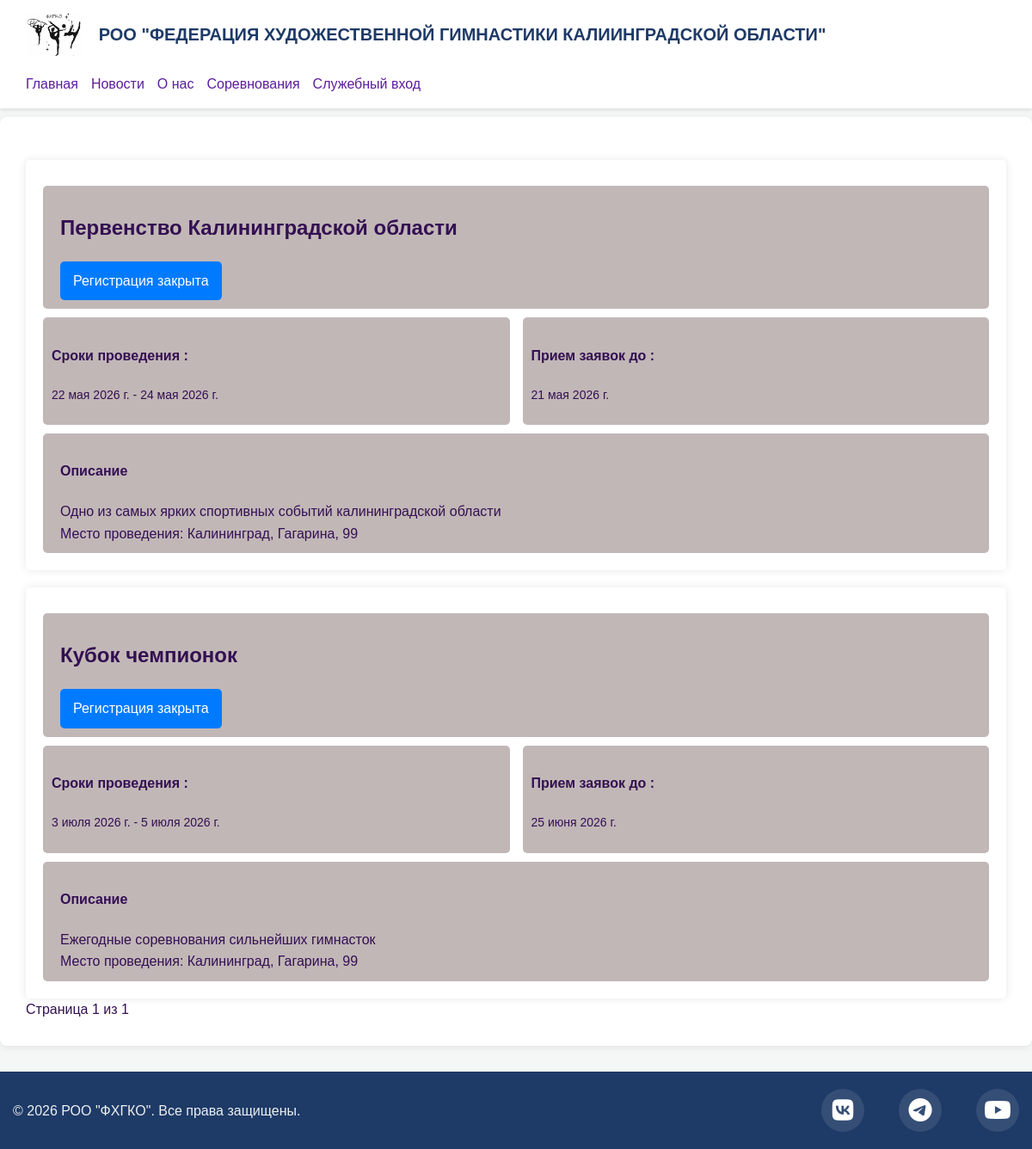
/starts/, run on the app's committed database.
### irina_app/models.py (models this page shows, shortened)
class Starts(models.Model):
    author = models.ForeignKey(User, on_delete=models.CASCADE, related_name="autored_starts")
    name =  models.CharField(max_length=200, verbose_name="Название")
    event_date = models.DateField(verbose_name="Дата начала")
    end_date = models.DateField(verbose_name="Дата окончания")
    registration_end_date = models.DateField(verbose_name="Дата окончания регистрации")
    description =  models.CharField(max_length=200, verbose_name="Описание")
    city = models.CharField(max_length=100, verbose_name="Город")
    street = models.CharField(max_length=100, verbose_name="Улица")
    def __str__(self) -> str:
            return f"{self.name}, {self.event_date}"
    def is_registration_open(self):
        return timezone.now().date() <= self.registration_end_date
    class Meta:
        verbose_name = "Соревнование"
        verbose_name_plural = "Соревнования"
        ordering = ['event_date', 'registration_end_date']

### irina_app/views.py (the view)
# urls.py: re_path(r'starts/', irina_app.views.starts, name="all_starts"),
def starts(request):
    all_starts = Starts.objects.all()
    print("Все соревнования:", all_starts)
    print("Количество:", all_starts.count())
    page_number = request.GET.get('page_number')
    paginator = Paginator(all_starts, 10)
    page_obj = paginator.get_page(page_number)
    return render(request, "irina_app/templates/starts.html", {'page_obj': page_obj})

### irina_app/templates/irina_app/templates/starts.html (shortened to what this page needs)
{% extends "irina_app/templates/base.html" %}
{% load static %}
{% block css_block %}
    <link rel="stylesheet" href="{% static 'irina_app/static/css/base.css' %}">
    <link rel="stylesheet" href="{% static 'irina_app/static/css/starts.css' %}">
{% endblock %}
{% block main_block %}
<div id="all_starts_container">
    {% for start in page_obj %}
        <div class="start_container">
            <div class="start_info">
                <h2>{{start.name}}</h2>
                {% if start.id and start.is_registration_open %}
                    <a href="{% url 'registration' start_id=start.id %}" class="button">Регистрация открыта</a>
                {% elif start.id and not start.is_registration_open %}
                    <a href="#" class="button disabled">Регистрация закрыта</a>
                {% else %}
                    <span class="error">Ошибка: ID соревнования не найден</span>
                {% endif %}
            </div>
            <div class="start_details">
                <div>
                    <h4>Сроки проведения :</h4> <p>{{start.event_date}} - {{start.end_date}}</p>
                </div>
                <div>
                    <h4>Прием заявок до : </h4> <p>{{start.registration_end_date}}</p>
                </div>
            </div>
            <div class="start_date">
                <h4>Описание</h4>
                <span>{{start.description}}</span><br>
                <span>Место проведения: {{start.city}}, {{start.street}}</span>
            </div>
        </div>
    {% empty %}
        <p>Нет доступных соревнований</p>
    {% endfor %}
    <div id="pagination" class="pagination">
        <span class="current">Страница {{ page_obj.number }} из {{ page_obj.paginator.num_pages }}</span>
    </div>
</div>
{% endblock %}

### irina_app/templates/irina_app/templates/base.html (shortened to what this page needs)
<!DOCTYPE html>
{% load static %}
<html lang="ru">
<head>
    <link rel="stylesheet" href="{% static 'irina_app/static/css/base.css' %}">
    <link rel="stylesheet" href="https://cdnjs.cloudflare.com/ajax/libs/font-awesome/6.5.1/css/all.min.css">
    {% block css_block %}{% endblock %}
</head>
<body>
    <header>
        <div>
            <img src="{% static 'irina_app/static/img/logo.jpg' %}" alt="Логотип" style="height: 50px; vertical-align: middle;">
            <span style="font-size: 20px; margin-left: 10px;">РОО "ФЕДЕРАЦИЯ ХУДОЖЕСТВЕННОЙ ГИМНАСТИКИ КАЛИИНГРАДСКОЙ ОБЛАСТИ"</span>
        </div>
        <nav id="main_menu">
            <a href="{%url 'index'%}">Главная</a>
            <a href="{%url 'news_list'%}">Новости</a>
            <a href="{%url 'info'%}">О нас</a>
            <a href="{%url 'all_starts'%}">Соревнования</a>
            {% if user.is_authenticated %}
                {% if user.is_superuser %}
                    <a href="{% url 'admin_panel' %}">Админ-панель</a>
                    <a href="{% url 'user_logout' %}">Выйти ({{ user.username }})</a>
                {% else %}
                    <a href="{% url 'user_login' %}">Служебный вход</a>
                {% endif %}
            {% else %}
                <a href="{% url 'user_login' %}">Служебный вход</a>
            {% endif %}
        </nav>
    </header>
    <main>{% block main_block %}{% endblock %}</main>
    <footer>
        <div class="footer-container">
            <div class="footer-copyright">
                <p>© 2026 РОО "ФХГКО". Все права защищены.</p>
            </div>
            <div class="footer-social">
                <a href="https://vk.com/your_page" target="_blank" class="social-icon vk" aria-label="ВКонтакте">
                    <i class="fab fa-vk"></i>
                </a>
                <a href="https://t.me/your_channel" target="_blank" class="social-icon telegram" aria-label="Telegram">
                    <i class="fab fa-telegram-plane"></i>
                </a>
                <a href="https://www.youtube.com/c/your_channel" target="_blank" class="social-icon youtube" aria-label="YouTube">
                    <i class="fab fa-youtube"></i>
                </a>
            </div>
        </div>
    </footer>
</body>
</html>

### irina_app/static/irina_app/static/css/base.css (style rules this page uses)
body { font-family: 'Arial', sans-serif; margin: 0; padding: 0; background-color: #f4f7f6; color: #331052; line-height: 1.6; }
header { background-color: #ffffff; padding: 15px 30px; box-shadow: 0 2px 4px rgba(0, 0, 0, 0.1); display: flex; flex-wrap: wrap; justify-content: space-between; align-items: center; gap: 20px; }
header div { display: flex; align-items: center; flex-shrink: 0; }
header img { height: 50px; vertical-align: middle; margin-right: 10px; }
header span { font-size: 22px; font-weight: bold; color: #1e3a67; }
#main_menu { display: flex; flex-wrap: wrap; justify-content: center; gap: 15px; }
#main_menu a { text-decoration: none; color: #5b1c9f; font-size: 16px; transition: color 0.3s ease; white-space: nowrap; }
main { padding: 30px; max-width: 1920px; min-height: 55vh; margin: 10px auto; background-color: #ffffff; border-radius: 8px; box-shadow: 0 2px 8px rgba(0, 0, 0, 0.08); }
footer { background-color: #1e3a67; color: #fff; margin-top: 30px; padding: 20px 15px; }
.footer-container { max-width: 1400px; margin: 0 auto; display: flex; justify-content: space-between; align-items: center; flex-wrap: nowrap; gap: 40px; }
.footer-copyright { flex-shrink: 0; }
.footer-copyright p { margin: 0; font-size: 16px; color: #ecf0f1; white-space: nowrap; }
.footer-social { display: flex; gap: 40px; align-items: center; flex-shrink: 0; }
.social-icon { display: flex; align-items: center; justify-content: center; width: 50px; height: 50px; border-radius: 50%; background-color: rgba(255, 255, 255, 0.1); color: white; text-decoration: none; font-size: 28px; transition: all 0.3s ease; }
.footer-social .social-icon { animation: fadeInUp 0.4s ease forwards; opacity: 0; }
.footer-social .social-icon:nth-child(1) { animation-delay: 0.1s; }
.footer-social .social-icon:nth-child(2) { animation-delay: 0.2s; }
.footer-social .social-icon:nth-child(3) { animation-delay: 0.3s; }

### irina_app/static/irina_app/static/css/starts.css (style rules this page uses)
.start_container { background: #fff; padding: 20px; border-radius: 5px; box-shadow: 0 0 10px rgba(0, 0, 0, 0.1); margin-top: 20px; }
.button { display: inline-block; padding: 10px 15px; background: #007BFF; color: #fff; text-decoration: none; border-radius: 5px; margin-right: 50px; }
.start_info { padding: 10px 20px; align-items: center; margin-top: 10px; }
.start_details { display: flex; justify-content: space-around; margin-top: 10px; gap: 15px; }
.start_details div { flex: 1; padding: 10px; }
.start_date { padding: 10px 20px; margin-top: 10px; }
.start_info, .start_details div, .start_date { background: #c2b7b7; border-radius: 5px; }
.start_details p, .start_date p { font-size: 14px; }

### data on the page
Starts: name "Первенство Калининградской области", shows "Регистрация закрыта", event_date "22 мая 2026 г.", end_date "24 мая 2026 г.", registration_end_date "21 мая 2026 г.", description "Одно из самых ярких спортивных событий калининградской области", city "Калининград", street "Гагарина, 99"
Starts: name "Кубок чемпионок", shows "Регистрация закрыта", event_date "3 июля 2026 г.", end_date "5 июля 2026 г.", registration_end_date "25 июня 2026 г.", description "Ежегодные соревнования сильнейших гимнасток", city "Калининград", street "Гагарина, 99"

### other printed values
{{ page_obj.number }} "1"
{{ page_obj.paginator.num_pages }} "1"
